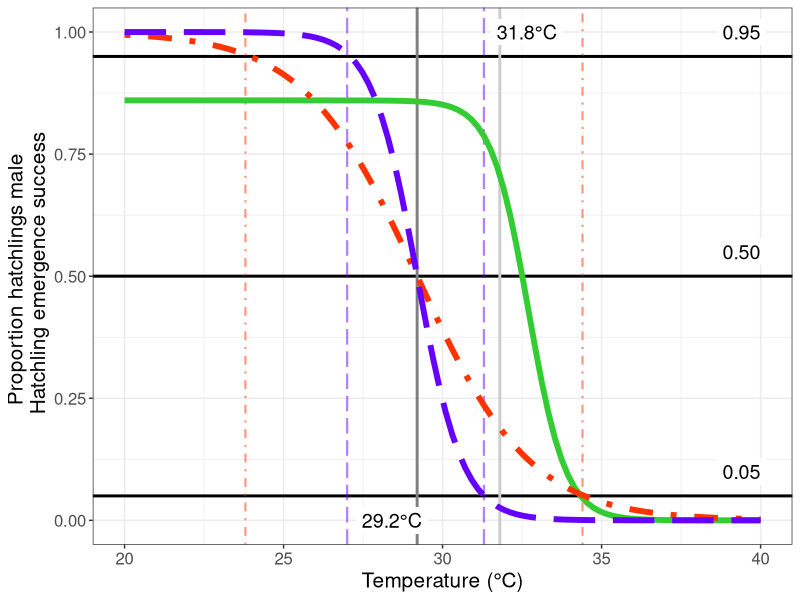
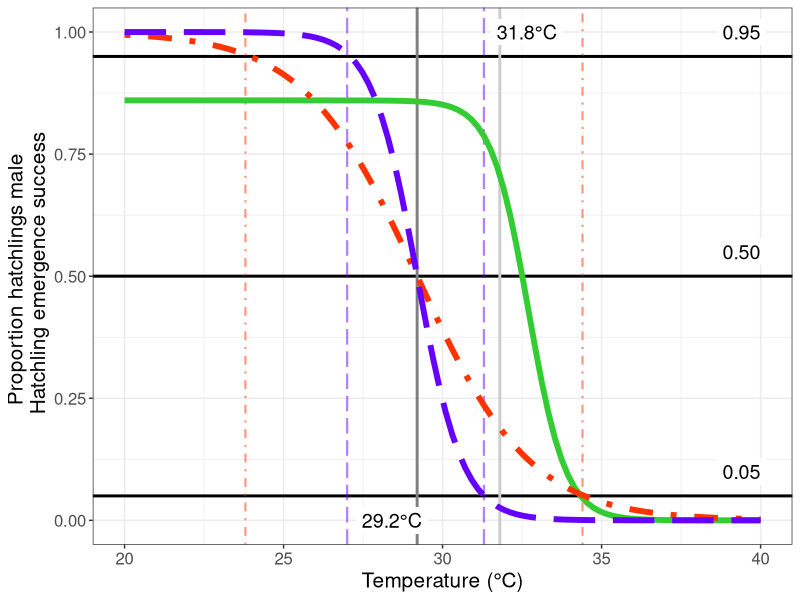

The R script that drew these images, in order:
# set working directory
setwd("~/Projects/iliketurtles3")

# load libraries
library(ggplot2)

# emergence success variables
hatch_success_A <- 0.86                   # logistic by temp - A
hatch_success_k <- -1.7                   # logistic by temp - beta
hatch_success_t0 <- 32.7                  # logistic by temp - t0

# temperatures
x <- seq(from = 20, to = 40, length = 100)

# patricio et al.
t_piv1 <- 29.2
k1 <- -1.4
y1 <- 1/(1 + exp(-k1*(x - t_piv1)))

# embryogrowth (all greens)
t_piv2 <- 29.2
k2 <- -0.56
y2 <- 1/(1 + exp(-k2*(x - t_piv2)))

# emergence success
ES <- hatch_success_A / (1 + exp(-hatch_success_k * (x - hatch_success_t0)))


# make dataframe
TRN <- data.frame(Temperature = x,
                  Population = rep(c('West Africa', 
                                     'Suriname', 
                                     'Emergence Success'), each = 100),
                  Proportion_Male = c(y1, y2, ES))

# WA <- subset(TRN, Model == 'West Africa')
# SN <- subset(TRN, Model == 'Suriname')

# plot
fig <- ggplot(data = TRN, aes(x = Temperature, y = Proportion_Male, 
                              col = Population, lty = Population)) +
  geom_hline(yintercept = c(0.05, 0.50, 0.95), lwd = 1, lty = 1) +
  geom_vline(xintercept = 29.2, col = 'gray50', lwd = 1, lty = 1) +
  geom_vline(xintercept = 31.8, col = 'gray80', lwd = 1, lty = 1) +
  geom_vline(xintercept = 27, col = '#6600FF', lty = 5, 
             lwd = 0.75, alpha = 0.5) +
  geom_vline(xintercept = 31.3, col = '#6600FF', lty = 5, 
             lwd = 0.75, alpha = 0.5) +
  geom_vline(xintercept = 34.4, col = '#FF3300', lty = 4, 
             lwd = 0.75, alpha = 0.5) +
  geom_vline(xintercept = 23.8, col = '#FF3300', lty = 4, 
             lwd = 0.75, alpha = 0.5) +
  geom_line(lwd = 2) +
  scale_color_manual(values = c('#33CC33', '#FF3300', '#6600FF')) +
  scale_linetype_manual(values = c(1, 4, 5)) +
  ylab('Proportion hatchlings male \n Hatchling emergence success') +
  xlab('Temperature (\u00B0C)') +
  theme_bw() +
  theme(axis.text = element_text(size = 12), 
        axis.title = element_text(size = 15),
        # legend.text = element_text(size = 12),
        # legend.title = element_text(size = 15),
        # legend.position = 'top',
        # # legend.position = 'inside', 
        # # legend.position.inside = c(0.8, 0.75),
        # legend.key.width = unit(9.63, "line"), 
        legend.position = 'none') +
  annotate("label", x = 39.4, y = 0.1, label = "0.05", size = 5, 
           label.size = 0) +
  annotate("label", x = 39.4, y = 0.55, label = "0.50", size = 5, 
           label.size = 0) +
  annotate("label", x = 39.4, y = 1.00, label = "0.95", size = 5, 
           label.size = 0) +
  annotate("label", x = 28.4, y = 0, label = "29.2\u00B0C", size = 5, 
           label.size = 0) +
  annotate("label", x = 32.65, y = 1, label = "31.8\u00B0C", size = 5, 
           label.size = 0)


fig

ggsave("figures/thermal_reaction_norms.png", 
       plot = last_plot(), 
       height = 5, 
       width = 8)
